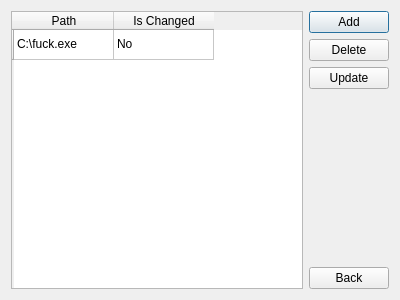
<?xml version="1.0" encoding="UTF-8"?>
<ui version="4.0">
 <class>Monitor</class>
 <widget class="QDialog" name="Monitor">
  <property name="geometry">
   <rect>
    <x>0</x>
    <y>0</y>
    <width>400</width>
    <height>300</height>
   </rect>
  </property>
  <property name="windowTitle">
   <string>Dialog</string>
  </property>
  <layout class="QGridLayout" name="gridLayout">
   <item row="0" column="0" rowspan="6">
    <widget class="QTableWidget" name="tableWidget">
     <row>
      <property name="text">
       <string/>
      </property>
     </row>
     <column>
      <property name="text">
       <string>Path</string>
      </property>
     </column>
     <column>
      <property name="text">
       <string>Is Changed</string>
      </property>
     </column>
     <item row="0" column="0">
      <property name="text">
       <string>C:\fuck.exe</string>
      </property>
     </item>
     <item row="0" column="1">
      <property name="text">
       <string>No</string>
      </property>
     </item>
    </widget>
   </item>
   <item row="0" column="1">
    <widget class="QPushButton" name="pushButton">
     <property name="text">
      <string>Add</string>
     </property>
    </widget>
   </item>
   <item row="1" column="1">
    <widget class="QPushButton" name="pushButton_2">
     <property name="text">
      <string>Delete</string>
     </property>
    </widget>
   </item>
   <item row="2" column="1">
    <widget class="QPushButton" name="pushButton_3">
     <property name="text">
      <string>Update</string>
     </property>
    </widget>
   </item>
   <item row="4" column="1">
    <spacer name="verticalSpacer">
     <property name="orientation">
      <enum>Qt::Vertical</enum>
     </property>
     <property name="sizeHint" stdset="0">
      <size>
       <width>20</width>
       <height>40</height>
      </size>
     </property>
    </spacer>
   </item>
   <item row="5" column="1">
    <widget class="QPushButton" name="pushButton_4">
     <property name="text">
      <string>Back</string>
     </property>
    </widget>
   </item>
  </layout>
 </widget>
 <resources/>
 <connections/>
</ui>
